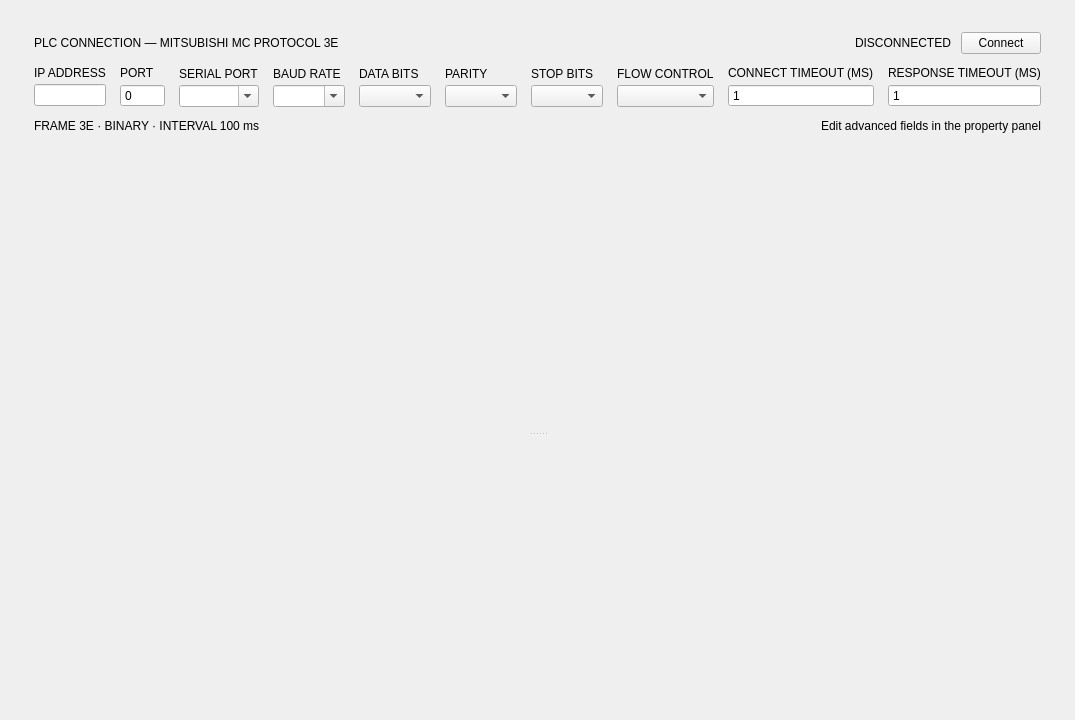
<?xml version="1.0" encoding="UTF-8"?>
<ui version="4.0">
 <class>MitsubishiMcDeviceWidget</class>
 <widget class="QWidget" name="MitsubishiMcDeviceWidget">
  <property name="geometry">
   <rect>
    <x>0</x>
    <y>0</y>
    <width>820</width>
    <height>720</height>
   </rect>
  </property>
  <property name="sizePolicy">
   <sizepolicy hsizetype="MinimumExpanding" vsizetype="Preferred">
    <horstretch>0</horstretch>
    <verstretch>0</verstretch>
   </sizepolicy>
  </property>
  <property name="windowTitle">
   <string>MC Protocol Device</string>
  </property>
  <layout class="QVBoxLayout" name="rootLayout">
   <property name="spacing">
    <number>0</number>
   </property>
   <property name="leftMargin">
    <number>0</number>
   </property>
   <property name="topMargin">
    <number>0</number>
   </property>
   <property name="rightMargin">
    <number>0</number>
   </property>
   <property name="bottomMargin">
    <number>0</number>
   </property>
   <item>
    <widget class="QFrame" name="frame_root">
     <property name="sizePolicy">
      <sizepolicy hsizetype="Preferred" vsizetype="Preferred">
       <horstretch>0</horstretch>
       <verstretch>0</verstretch>
      </sizepolicy>
     </property>
     <property name="frameShape">
      <enum>QFrame::Shape::NoFrame</enum>
     </property>
     <layout class="QVBoxLayout" name="rootInnerLayout">
      <property name="spacing">
       <number>14</number>
      </property>
      <property name="leftMargin">
       <number>16</number>
      </property>
      <property name="topMargin">
       <number>16</number>
      </property>
      <property name="rightMargin">
       <number>16</number>
      </property>
      <property name="bottomMargin">
       <number>16</number>
      </property>
      <item>
       <widget class="FrameBox" name="frame_connection">
        <property name="frameShape">
         <enum>QFrame::Shape::NoFrame</enum>
        </property>
        <layout class="QVBoxLayout" name="connLayout">
         <property name="spacing">
          <number>12</number>
         </property>
         <property name="leftMargin">
          <number>18</number>
         </property>
         <property name="topMargin">
          <number>16</number>
         </property>
         <property name="rightMargin">
          <number>18</number>
         </property>
         <property name="bottomMargin">
          <number>16</number>
         </property>
         <item>
          <layout class="QHBoxLayout" name="connHeaderRow">
           <property name="spacing">
            <number>10</number>
           </property>
           <item>
            <widget class="QLabel" name="lbl_conn_title">
             <property name="text">
              <string>PLC CONNECTION — MITSUBISHI MC PROTOCOL 3E</string>
             </property>
            </widget>
           </item>
           <item>
            <spacer name="connHeaderSpacer">
             <property name="orientation">
              <enum>Qt::Orientation::Horizontal</enum>
             </property>
             <property name="sizeHint" stdset="0">
              <size>
               <width>20</width>
               <height>10</height>
              </size>
             </property>
            </spacer>
           </item>
           <item>
            <widget class="ConnectionStateDot" name="lbl_conn_dot">
             <property name="minimumSize">
              <size>
               <width>10</width>
               <height>10</height>
              </size>
             </property>
             <property name="maximumSize">
              <size>
               <width>10</width>
               <height>10</height>
              </size>
             </property>
             <property name="text">
              <string/>
             </property>
            </widget>
           </item>
           <item>
            <widget class="ConnectionStateLabel" name="lbl_conn_state">
             <property name="text">
              <string>DISCONNECTED</string>
             </property>
            </widget>
           </item>
           <item>
            <widget class="ConnectionActionButton" name="btn_connect">
             <property name="cursor">
              <cursorShape>PointingHandCursor</cursorShape>
             </property>
             <property name="focusPolicy">
              <enum>Qt::FocusPolicy::NoFocus</enum>
             </property>
             <property name="text">
              <string>Connect</string>
             </property>
            </widget>
           </item>
          </layout>
         </item>
         <item>
          <layout class="QHBoxLayout" name="connFieldRow">
           <property name="spacing">
            <number>14</number>
           </property>
           <item>
            <widget class="QWidget" name="wid_tcp_fields" native="true">
             <layout class="QGridLayout" name="tcpFieldGrid">
              <property name="leftMargin">
               <number>0</number>
              </property>
              <property name="topMargin">
               <number>0</number>
              </property>
              <property name="rightMargin">
               <number>0</number>
              </property>
              <property name="bottomMargin">
               <number>0</number>
              </property>
              <property name="horizontalSpacing">
               <number>14</number>
              </property>
              <property name="verticalSpacing">
               <number>4</number>
              </property>
              <item row="0" column="0">
               <widget class="QLabel" name="lbl_ip">
                <property name="text">
                 <string>IP ADDRESS</string>
                </property>
               </widget>
              </item>
              <item row="0" column="1">
               <widget class="QLabel" name="lbl_port">
                <property name="text">
                 <string>PORT</string>
                </property>
               </widget>
              </item>
              <item row="1" column="0">
               <widget class="QLineEdit" name="ledit_ip"/>
              </item>
              <item row="1" column="1">
               <widget class="QSpinBox" name="spb_port">
                <property name="buttonSymbols">
                 <enum>QAbstractSpinBox::ButtonSymbols::NoButtons</enum>
                </property>
                <property name="minimum">
                 <number>0</number>
                </property>
                <property name="maximum">
                 <number>65535</number>
                </property>
               </widget>
              </item>
             </layout>
            </widget>
           </item>
           <item>
            <widget class="QWidget" name="wid_serial_fields" native="true">
             <layout class="QGridLayout" name="serialFieldGrid">
              <property name="leftMargin">
               <number>0</number>
              </property>
              <property name="topMargin">
               <number>0</number>
              </property>
              <property name="rightMargin">
               <number>0</number>
              </property>
              <property name="bottomMargin">
               <number>0</number>
              </property>
              <property name="horizontalSpacing">
               <number>14</number>
              </property>
              <property name="verticalSpacing">
               <number>4</number>
              </property>
              <item row="0" column="0">
               <widget class="QLabel" name="lbl_serial_port">
                <property name="text">
                 <string>SERIAL PORT</string>
                </property>
               </widget>
              </item>
              <item row="0" column="1">
               <widget class="QLabel" name="lbl_baud">
                <property name="text">
                 <string>BAUD RATE</string>
                </property>
               </widget>
              </item>
              <item row="0" column="2">
               <widget class="QLabel" name="lbl_data_bits">
                <property name="text">
                 <string>DATA BITS</string>
                </property>
               </widget>
              </item>
              <item row="0" column="3">
               <widget class="QLabel" name="lbl_parity">
                <property name="text">
                 <string>PARITY</string>
                </property>
               </widget>
              </item>
              <item row="0" column="4">
               <widget class="QLabel" name="lbl_stop_bits">
                <property name="text">
                 <string>STOP BITS</string>
                </property>
               </widget>
              </item>
              <item row="0" column="5">
               <widget class="QLabel" name="lbl_flow_control">
                <property name="text">
                 <string>FLOW CONTROL</string>
                </property>
               </widget>
              </item>
              <item row="1" column="0">
               <widget class="QComboBox" name="cbx_serial_port">
                <property name="editable">
                 <bool>true</bool>
                </property>
                <property name="toolTip">
                 <string>Ports currently present on this machine. A port that is not attached yet can be typed in.</string>
                </property>
               </widget>
              </item>
              <item row="1" column="1">
               <widget class="QComboBox" name="cbx_baud">
                <property name="editable">
                 <bool>true</bool>
                </property>
               </widget>
              </item>
              <item row="1" column="2">
               <widget class="QComboBox" name="cbx_data_bits"/>
              </item>
              <item row="1" column="3">
               <widget class="QComboBox" name="cbx_parity"/>
              </item>
              <item row="1" column="4">
               <widget class="QComboBox" name="cbx_stop_bits"/>
              </item>
              <item row="1" column="5">
               <widget class="QComboBox" name="cbx_flow_control"/>
              </item>
             </layout>
            </widget>
           </item>
           <item>
            <widget class="QWidget" name="wid_timeout_fields" native="true">
             <layout class="QGridLayout" name="timeoutFieldGrid">
              <property name="leftMargin">
               <number>0</number>
              </property>
              <property name="topMargin">
               <number>0</number>
              </property>
              <property name="rightMargin">
               <number>0</number>
              </property>
              <property name="bottomMargin">
               <number>0</number>
              </property>
              <property name="horizontalSpacing">
               <number>14</number>
              </property>
              <property name="verticalSpacing">
               <number>4</number>
              </property>
              <item row="0" column="0">
               <widget class="QLabel" name="lbl_conn_timeout">
                <property name="text">
                 <string>CONNECT TIMEOUT (MS)</string>
                </property>
               </widget>
              </item>
              <item row="0" column="1">
               <widget class="QLabel" name="lbl_resp_timeout">
                <property name="text">
                 <string>RESPONSE TIMEOUT (MS)</string>
                </property>
               </widget>
              </item>
              <item row="1" column="0">
               <widget class="QSpinBox" name="spb_conn_timeout">
                <property name="buttonSymbols">
                 <enum>QAbstractSpinBox::ButtonSymbols::NoButtons</enum>
                </property>
                <property name="minimum">
                 <number>1</number>
                </property>
                <property name="maximum">
                 <number>10000</number>
                </property>
               </widget>
              </item>
              <item row="1" column="1">
               <widget class="QSpinBox" name="spb_resp_timeout">
                <property name="buttonSymbols">
                 <enum>QAbstractSpinBox::ButtonSymbols::NoButtons</enum>
                </property>
                <property name="minimum">
                 <number>1</number>
                </property>
                <property name="maximum">
                 <number>10000</number>
                </property>
               </widget>
              </item>
             </layout>
            </widget>
           </item>
           <item>
            <spacer name="connFieldSpacer">
             <property name="orientation">
              <enum>Qt::Orientation::Horizontal</enum>
             </property>
             <property name="sizeHint" stdset="0">
              <size>
               <width>0</width>
               <height>0</height>
              </size>
             </property>
            </spacer>
           </item>
          </layout>
         </item>
         <item>
          <layout class="QHBoxLayout" name="connMetaRow">
           <property name="spacing">
            <number>16</number>
           </property>
           <item>
            <widget class="QLabel" name="lbl_meta_frame">
             <property name="text">
              <string>FRAME 3E · BINARY · INTERVAL 100 ms</string>
             </property>
            </widget>
           </item>
           <item>
            <spacer name="metaSpacer">
             <property name="orientation">
              <enum>Qt::Orientation::Horizontal</enum>
             </property>
             <property name="sizeHint" stdset="0">
              <size>
               <width>20</width>
               <height>10</height>
              </size>
             </property>
            </spacer>
           </item>
           <item>
            <widget class="QLabel" name="lbl_meta_hint">
             <property name="text">
              <string>Edit advanced fields in the property panel</string>
             </property>
            </widget>
           </item>
          </layout>
         </item>
        </layout>
       </widget>
      </item>
      <item>
       <widget class="QSplitter" name="splitter_device_table">
        <property name="orientation">
         <enum>Qt::Orientation::Vertical</enum>
        </property>
        <property name="handleWidth">
         <number>6</number>
        </property>
        <property name="childrenCollapsible">
         <bool>false</bool>
        </property>
        <widget class="QWidget" name="container_m">
         <layout class="QVBoxLayout" name="layout_m_container">
          <property name="spacing">
           <number>0</number>
          </property>
          <property name="leftMargin">
           <number>0</number>
          </property>
          <property name="topMargin">
           <number>0</number>
          </property>
          <property name="rightMargin">
           <number>0</number>
          </property>
          <property name="bottomMargin">
           <number>0</number>
          </property>
         </layout>
        </widget>
        <widget class="QWidget" name="container_d">
         <layout class="QVBoxLayout" name="layout_d_container">
          <property name="spacing">
           <number>0</number>
          </property>
          <property name="leftMargin">
           <number>0</number>
          </property>
          <property name="topMargin">
           <number>0</number>
          </property>
          <property name="rightMargin">
           <number>0</number>
          </property>
          <property name="bottomMargin">
           <number>0</number>
          </property>
         </layout>
        </widget>
       </widget>
      </item>
     </layout>
    </widget>
   </item>
  </layout>
 </widget>
 <customwidgets>
  <customwidget>
   <class>FrameBox</class>
   <extends>QFrame</extends>
   <header location="global">ui/widgets/controls/frame_box.h</header>
   <container>1</container>
  </customwidget>
  <customwidget>
   <class>ConnectionStateDot</class>
   <extends>QLabel</extends>
   <header location="global">ui/widgets/controls/connection_state_dot.h</header>
  </customwidget>
  <customwidget>
   <class>ConnectionStateLabel</class>
   <extends>QLabel</extends>
   <header location="global">ui/widgets/controls/connection_state_label.h</header>
  </customwidget>
  <customwidget>
   <class>ConnectionActionButton</class>
   <extends>QPushButton</extends>
   <header location="global">ui/widgets/controls/connection_action_button.h</header>
  </customwidget>
 </customwidgets>
 <resources/>
 <connections/>
</ui>
